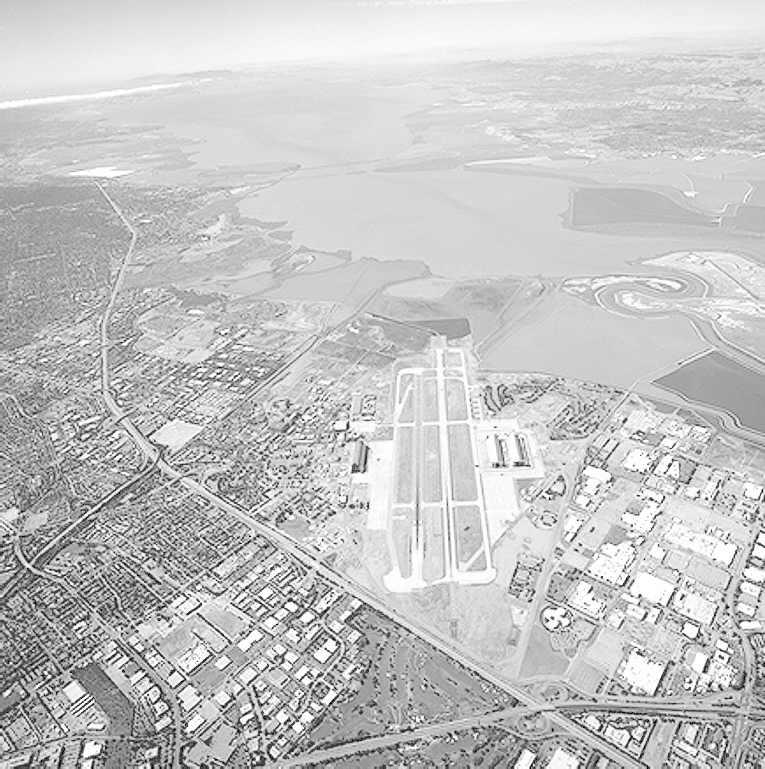
#> input picture Q3/input_runway.png, 765 x 769 px, found by its file name
$ jupyter execute Q3_equalize_the_histogram.ipynb
#> lines starting #> are read from the running program, lines starting #| are printed output that depends on the picture
#> further down, img is the input picture: shape (769, 765); min 0, max 255, mean 197.1
[cell 1]
import cv2 as cv
import numpy as np
import matplotlib.pyplot as plt


def histogram_equalization(image):
    #Flatten image to 1D
    flat = image.flatten()

    #Histogram
    hist, bins = np.histogram(flat, bins=256, range=[0,256])
#> hist = 256 values, max 15137 at index 213, min 0 at index 1, mean 2298; bins = 257 values from 0 to 256

    #CDF
    cdf = hist.cumsum()
#> cdf = 256 values from 875 to 588285

    #Normalize CDF
    cdf_normalized = (cdf - cdf.min()) * 255 / (cdf.max() - cdf.min())
#> cdf_normalized = 256 values from 0 to 255
    cdf_normalized = cdf_normalized.astype(np.uint8)

    #Map values
    equalized = cdf_normalized[flat]

    #Reshape back to image
    return equalized.reshape(image.shape)
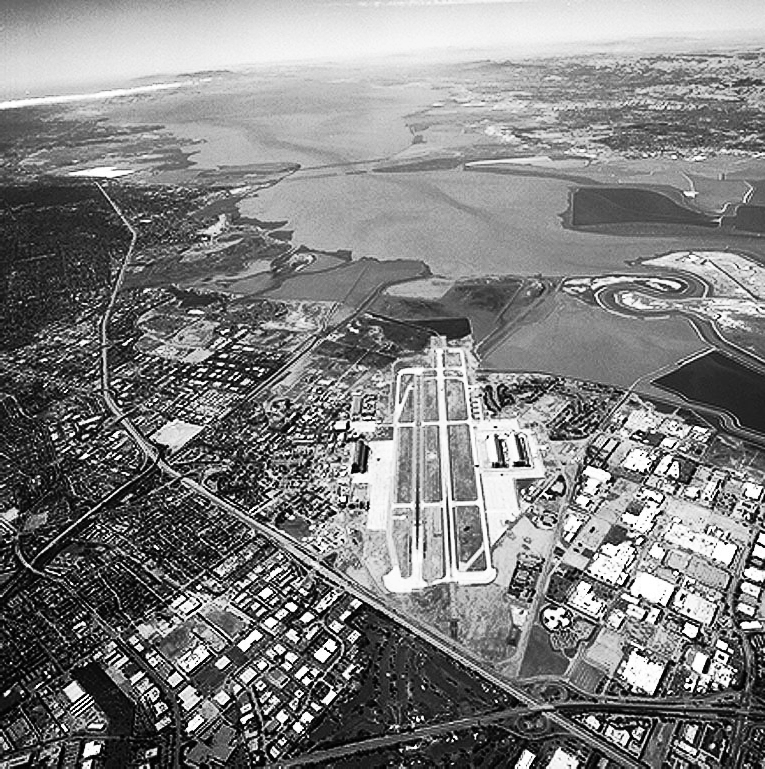
#> returned value: shape (769, 765); min 0, max 255, mean 128.2


# Load image (grayscale)
img = cv.imread("/content/input_runway.png", cv.IMREAD_GRAYSCALE)

#Apply histogram equalization
equalized_img = histogram_equalization(img)


# -------- Display --------
plt.figure(figsize=(10,5))

plt.subplot(1,2,1)
plt.imshow(img, cmap='gray')
plt.title("Original Image")
plt.axis("off")

plt.subplot(1,2,2)
plt.imshow(equalized_img, cmap='gray')
plt.title("Equalized Image")
plt.axis("off")

plt.show()
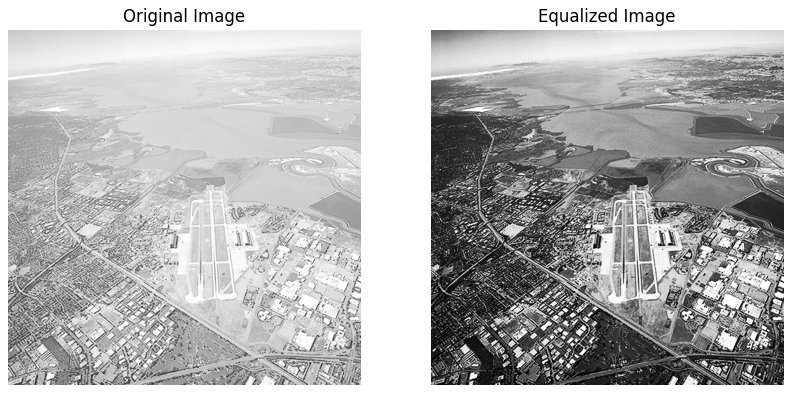
#> figure drawn by matplotlib, 2 panels

# -------- Save Output --------
cv.imwrite("output_hist_equalized.png", equalized_img)

# -------- Histograms --------
plt.figure(figsize=(10,5))

plt.subplot(1,2,1)
plt.hist(img.ravel(), bins=256, range=(0,255))
plt.title("Original Histogram")
plt.savefig("hist_original.png")
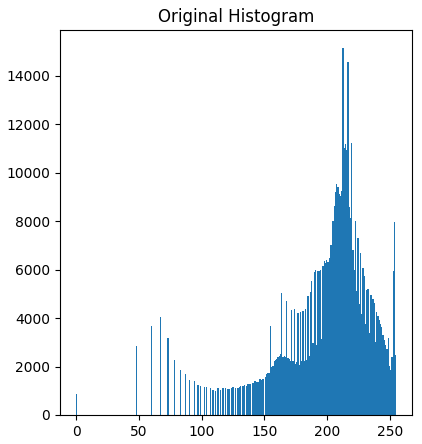
#> figure drawn by matplotlib, 1 panel; tallest bar 15137 high, from x = 212.2 to 213.2

plt.subplot(1,2,2)
plt.hist(equalized_img.ravel(), bins=256, range=(0,255))
plt.title("Equalized Histogram")
plt.savefig("hist_equalized.png")
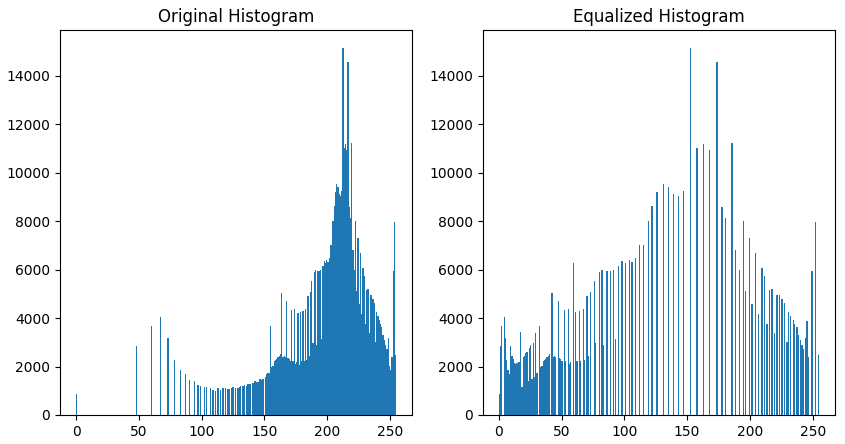
#> figure drawn by matplotlib, 2 panels; panel 1: tallest bar 15137 high, from x = 212.2 to 213.2; panel 2: tallest bar 15137 high, from x = 152.4 to 153.4

plt.show()
